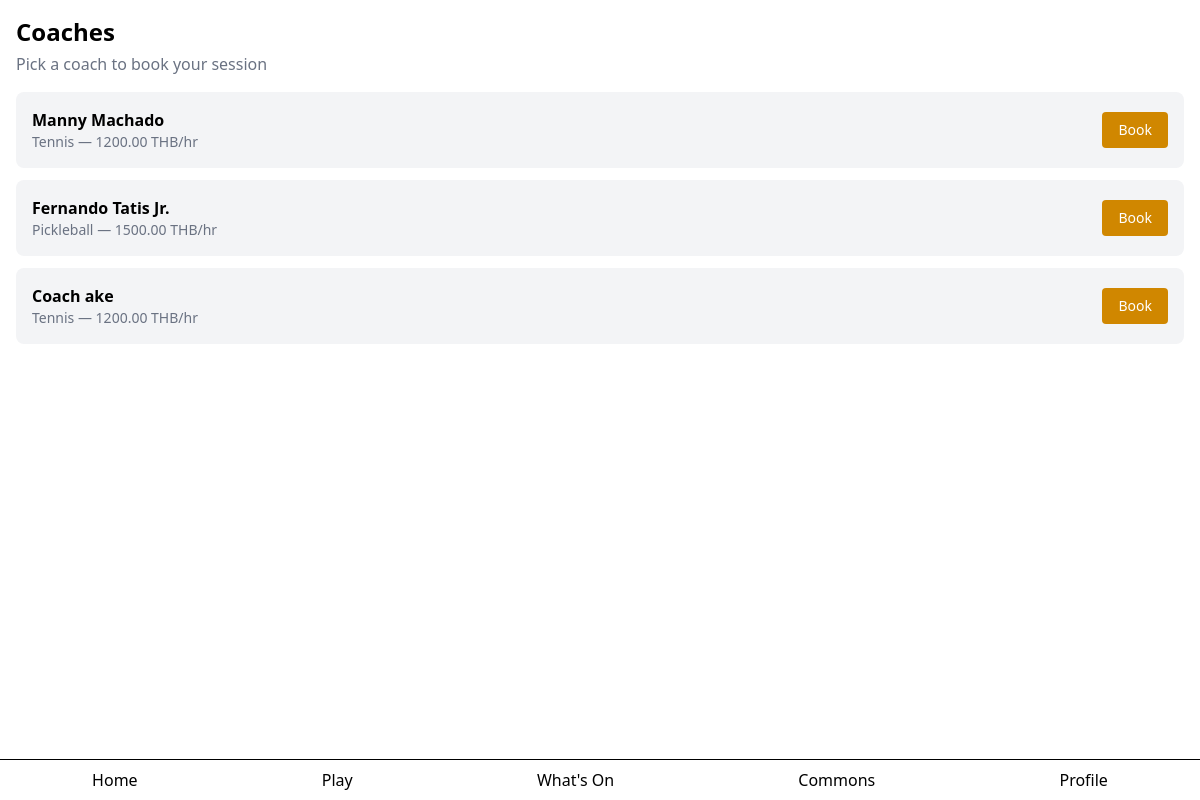
Screenshot of /courts/coaches/ with the database file from the repository.
### courts/models.py (models this page shows, shortened)
class Coach(models.Model):
    name = models.CharField(max_length=100)
    bio = models.TextField(blank=True)
    hourly_rate = models.DecimalField(max_digits=8, decimal_places=2)
    sport = models.ForeignKey(Sport, on_delete=models.CASCADE)
    is_active = models.BooleanField(default=True)
    created_at = models.DateTimeField(auto_now_add=True)
    class Meta:
        verbose_name_plural = "Coaches"

class Sport(models.Model):
    name = models.CharField(max_length=50)
    description = models.TextField(blank=True)

### courts/views.py (the view)
# urls.py: path("coaches/", views.coach_list, name="coach-list"),
def coach_list(request):
    coaches = Coach.objects.filter(is_active=True)
    return render(request, "courts/coach_list.html", {"coaches": coaches})

### courts/templates/courts/coach_list.html
{% extends "base.html" %}
{% block content %}
<div class="p-4">
    <h1 class="text-2xl font-bold mb-1">Coaches</h1>
    <p class="text-gray-500 mb-4">Pick a coach to book your session</p>
    <div class="space-y-3">
    {% for coach in coaches %}
        <div class="bg-gray-100 rounded-lg p-4 flex justify-between items-center">
            <div>
                <p class="font-semibold">{{ coach.name }}</p>
                <p class="text-sm text-gray-500">{{ coach.sport.name }} — {{ coach.hourly_rate }} THB/hr</p>
            </div>
            <a href="{% url 'courts:book-coach' coach.id %}" class="bg-yellow-600 text-white text-sm px-4 py-2 rounded">Book</a>
        </div>
    {% empty %}
        <p class="text-gray-500">No coaches available right now.</p>
    {% endfor %}
    </div>
</div>
{% endblock %}

### rows the page displays
Coach: name "Manny Machado", sport.name "Tennis", hourly_rate "1200.00"
Coach: name "Fernando Tatis Jr.", sport.name "Pickleball", hourly_rate "1500.00"
Coach: name "Coach ake", sport.name "Tennis", hourly_rate "1200.00"
